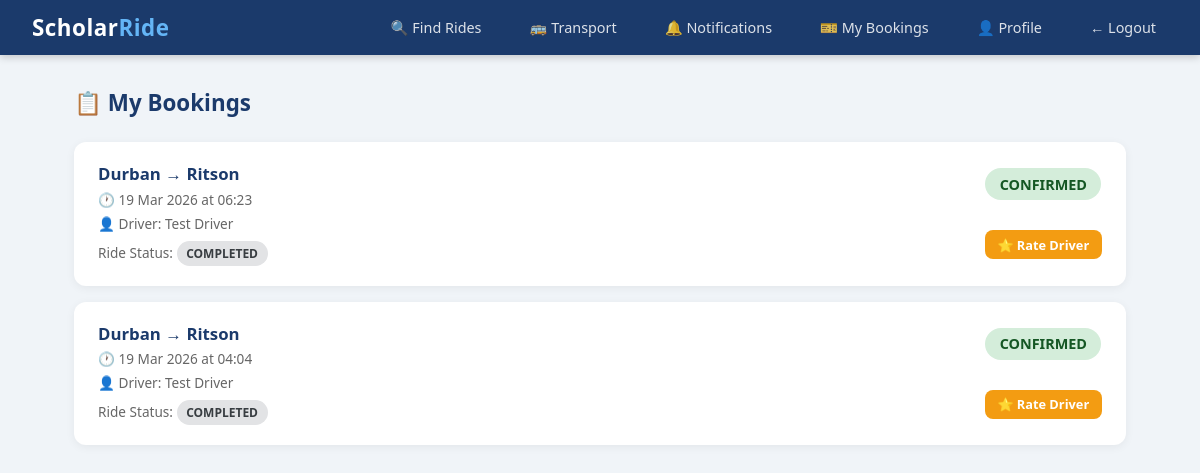
Page /bookings/my (signed in) on the committed database.
### scholar_ride/models.py (models this page shows)
class Booking(db.Model):
    id = db.Column(db.Integer, primary_key=True)
    ride_id = db.Column(db.Integer, db.ForeignKey('ride.id'), nullable=False)
    student_id = db.Column(db.Integer, db.ForeignKey('user.id'), nullable=False)
    booking_date = db.Column(db.DateTime, default=datetime.utcnow)
    status = db.Column(db.String(20), default='pending')

class Ride(db.Model):
    id = db.Column(db.Integer, primary_key=True)
    driver_id = db.Column(db.Integer, db.ForeignKey('user.id'), nullable=False)
    origin = db.Column(db.String(200), nullable=False)
    destination = db.Column(db.String(200), nullable=False)
    departure_time = db.Column(db.DateTime, nullable=False)
    available_seats = db.Column(db.Integer, nullable=False)
    total_seats = db.Column(db.Integer, nullable=False)
    status = db.Column(db.String(20), default='active')
    created_at = db.Column(db.DateTime, default=datetime.utcnow)
    bookings = db.relationship('Booking', backref='ride', lazy=True)

class User(db.Model, UserMixin):
    id = db.Column(db.Integer, primary_key=True)
    student_number = db.Column(db.String(20), unique=True, nullable=True)
    staff_number = db.Column(db.String(20), unique=True, nullable=True)
    full_name = db.Column(db.String(100), nullable=False)
    email = db.Column(db.String(120), unique=True, nullable=False)
    phone = db.Column(db.String(20), nullable=False)
    password_hash = db.Column(db.String(128), nullable=False)
    role = db.Column(db.String(20), default='student')
    department = db.Column(db.String(100), nullable=True)
    verified = db.Column(db.Boolean, default=False)
    otp = db.Column(db.String(6), nullable=True)
    created_at = db.Column(db.DateTime, default=datetime.utcnow)
    rides = db.relationship('Ride', backref='driver', lazy=True)
    bookings = db.relationship('Booking', backref='student', lazy=True)

### scholar_ride/routes/bookings.py (the view)
@bookings.route('/bookings/my')
@login_required
def my_bookings():
    all_bookings = Booking.query.filter_by(
        student_id=current_user.id
    ).order_by(Booking.booking_date.desc()).all()
    return render_template('bookings/my_bookings.html', bookings=all_bookings)

### scholar_ride/models.py (called while the page is built)
@login_manager.user_loader
def load_user(user_id):
    return User.query.get(int(user_id))

### scholar_ride/templates/bookings/my_bookings.html (shortened to what this page needs)
{% extends "base.html" %}
{% block content %}
<div class="page-header">
    <h4>📋 My Bookings</h4>
</div>
{% if bookings %}
    {% for booking in bookings %}
    <div class="ride-card">
        <div>
            <div class="ride-route">
                {{ booking.ride.origin }} → {{ booking.ride.destination }}
            </div>
            <div class="ride-meta">
                🕐 {{ booking.ride.departure_time.strftime('%d %b %Y at %H:%M') }}
            </div>
            <div class="ride-meta">
                👤 Driver: {{ booking.ride.driver.full_name }}
            </div>
            <div class="ride-meta mt-1">
                Ride Status:
                <span class="badge
                    {% if booking.ride.status == 'active' %}badge-success
                    {% elif booking.ride.status == 'cancelled' %}badge-danger
                    {% elif booking.ride.status == 'delayed' %}badge-warning
                    {% elif booking.ride.status == 'completed' %}badge-secondary
                    {% else %}badge-info{% endif %}">
                    {{ booking.ride.status | upper }}
                </span>
            </div>
        </div>
       <div class="text-center">
    <span class="badge
        {% if booking.status == 'confirmed' %}badge-success
        {% elif booking.status == 'pending' %}badge-warning
        {% elif booking.status == 'cancelled' %}badge-danger
        {% else %}badge-secondary{% endif %}
        " style="font-size:0.9rem; padding:0.4rem 0.9rem;">
        {{ booking.status | upper }}
    </span>
    <br><br>
    {% if booking.ride.status == 'completed' %}
    <a href="/rides/{{ booking.ride_id }}/review" class="btn btn-warning btn-sm mt-1">
        ⭐ Rate Driver
    </a>
    {% endif %}
</div>
    </div>
    {% endfor %}
{% else %}
    <div class="empty-state">
        <div class="empty-icon">🎫</div>
        <p>You have no bookings yet.</p>
        <a href="/rides" class="btn btn-primary">Find a Ride</a>
    </div>
{% endif %}
{% endblock %}

### scholar_ride/templates/base.html (shortened to what this page needs)
<!DOCTYPE html>
<html lang="en">
<head>
</head>
<body>
    <nav class="navbar">
        <a class="navbar-brand" href="/rides">Scholar<span>Ride</span></a>
        <ul class="nav-links">
            {% if current_user and current_user.is_authenticated %}
    {% if current_user.role != 'admin' %}
    <li><a href="/rides">🔍 Find Rides</a></li>
    {% endif %}
    <li><a href="/transport">🚌 Transport</a></li>
    <li><a href="/notifications">🔔 Notifications</a></li>
    {% if current_user.role == 'student' %}
    <li><a href="/bookings/my">🎫 My Bookings</a></li>
    {% endif %}
    <li><a href="/profile">👤 Profile</a></li>
    <li><a href="/logout">← Logout</a></li>
    {% else %}
    <li><a href="/login">Login</a></li>
    <li><a href="/register">Register</a></li>
    {% endif %}
        </ul>
    </nav>
    <div class="container">
        {% block content %}{% endblock %}
    </div>
</body>
</html>

### scholar_ride/templates/base.html (style rules this page uses)
*, *::before, *::after { box-sizing: border-box; margin: 0; padding: 0; }
body { font-family: 'Segoe UI', Tahoma, Geneva, Verdana, sans-serif; background: #f0f4f8; color: #222; }
.navbar { background: #1B3A6B; padding: 0.75rem 2rem; display: flex; align-items: center; justify-content: space-between; box-shadow: 0 2px 8px rgba(0,0,0,0.2); }
.navbar-brand { color: white; font-size: 1.4rem; font-weight: 700; text-decoration: none; letter-spacing: 0.5px; }
.navbar-brand span { color: #64B5F6; }
.nav-links { display: flex; gap: 1.5rem; list-style: none; align-items: center; }
.nav-links a { color: rgba(255,255,255,0.85); text-decoration: none; font-size: 0.9rem; padding: 0.4rem 0.75rem; border-radius: 6px; transition: background 0.2s, color 0.2s; }
.container { max-width: 1100px; margin: 0 auto; padding: 2rem 1.5rem; }
.btn { display: inline-block; padding: 0.65rem 1.4rem; border-radius: 8px; font-size: 0.9rem; font-weight: 600; cursor: pointer; border: none; text-decoration: none; text-align: center; transition: all 0.2s; }
.btn-warning { background: #f39c12; color: white; }
.btn-sm { padding: 0.35rem 0.8rem; font-size: 0.8rem; }
.badge { display: inline-block; padding: 0.25rem 0.6rem; border-radius: 20px; font-size: 0.75rem; font-weight: 700; }
.badge-success { background: #d4edda; color: #155724; }
.badge-secondary { background: #e2e3e5; color: #383d41; }
.ride-card { background: white; border-radius: 12px; padding: 1.25rem 1.5rem; box-shadow: 0 2px 10px rgba(0,0,0,0.06); margin-bottom: 1rem; display: flex; justify-content: space-between; align-items: center; }
.ride-route { font-size: 1.05rem; font-weight: 700; color: #1B3A6B; }
.ride-meta { color: #666; font-size: 0.85rem; margin-top: 0.3rem; }
.text-center { text-align: center; }
.mt-1 { margin-top: 0.5rem; }
.page-header { margin-bottom: 1.5rem; }
.page-header h4 { color: #1B3A6B; font-size: 1.4rem; font-weight: 700; }

### rows in the picture
Booking: ride.origin "Durban", ride.destination "Ritson", ride.departure_time "19 Mar 2026 at 06:23", ride.driver.full_name "Test Driver", ride.status "COMPLETED", status "CONFIRMED"
Booking: ride.origin "Durban", ride.destination "Ritson", ride.departure_time "19 Mar 2026 at 04:04", ride.driver.full_name "Test Driver", ride.status "COMPLETED", status "CONFIRMED"
